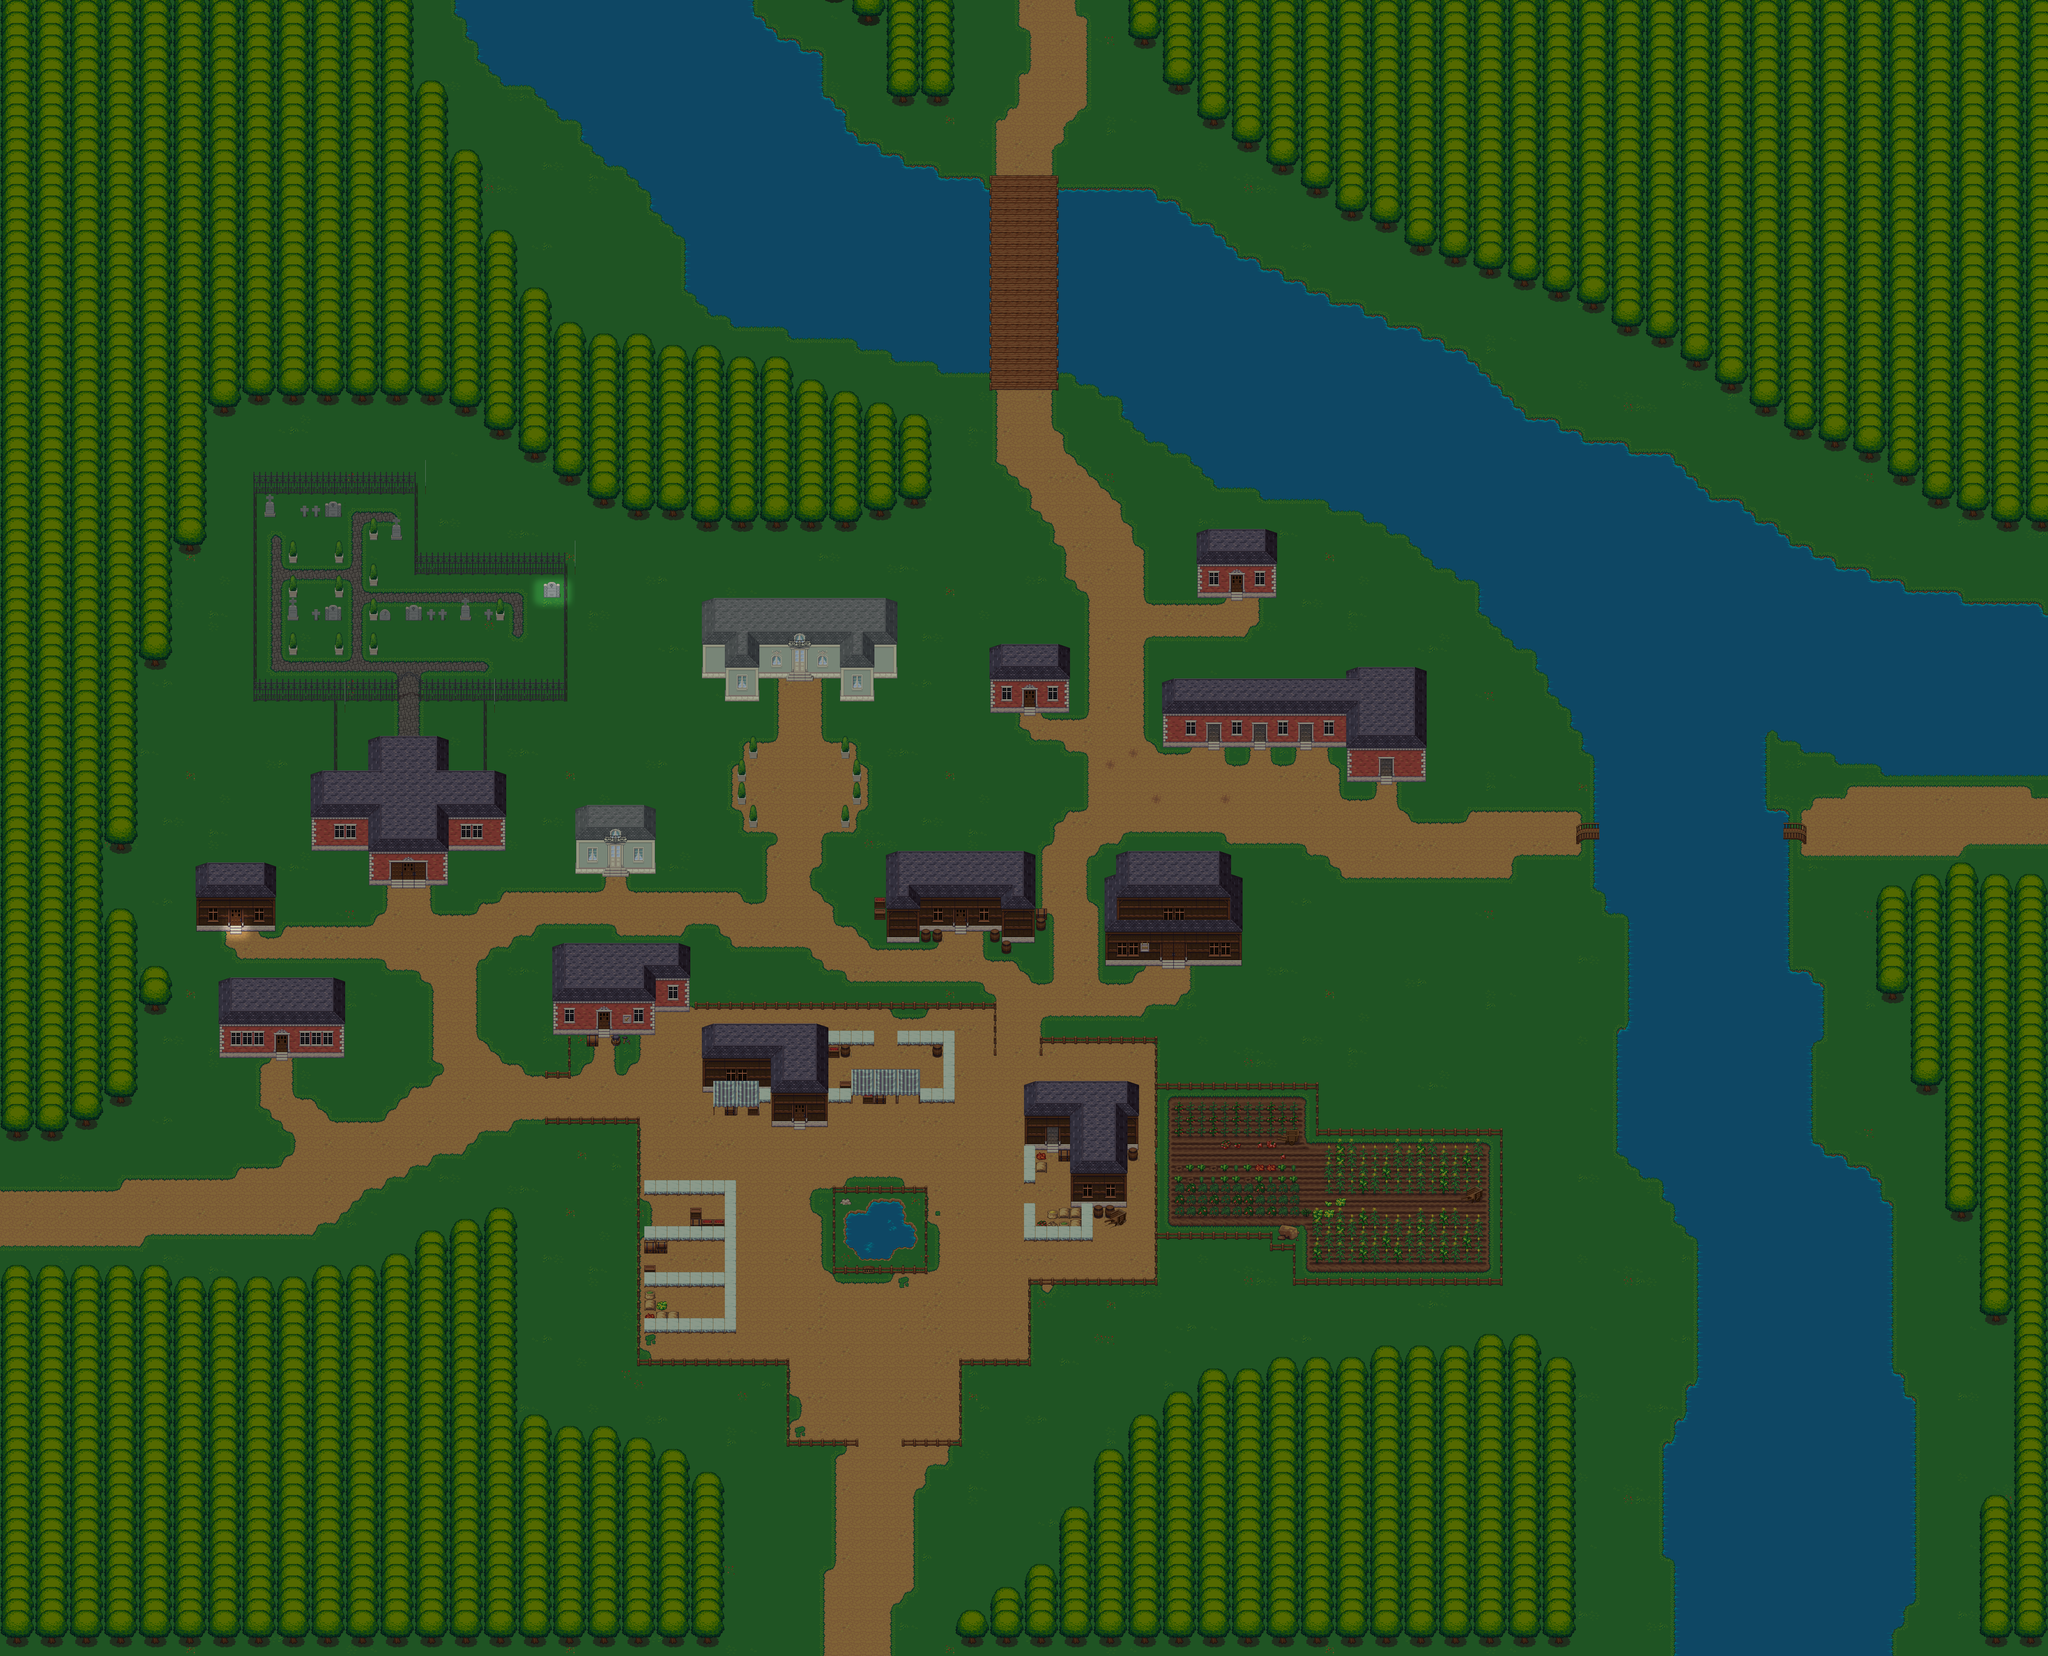

A 2D game scene composited from a Tiled map and its tileset images. What follows is a short description and the map's XML, with each tile layer's data collapsed to a summary:
An orthogonal 178x144 tile map with 32x32 px tiles, 4 tile layers (background, fringe, object, foreground), 1 hidden layer not drawn, 4 tilesets and 33 objects (23x teleport, gardener, blacksmith, jailor, brewmaster, ...).

<map version="1.0" orientation="orthogonal" width="178" height="144" tilewidth="32" tileheight="32">
 <properties>
  <property name="music" value="calmtown.ogg" />
  <property name="tileset" value="town.txt" />
  <property name="title" value="Laurelia" />
 </properties>
 <tileset firstgid="1" name="tiled_collision" tilewidth="32" tileheight="32">
  <image source="tiled_collision.png" width="480" height="32" />
 </tileset>
 <tileset firstgid="16" name="generic_background" tilewidth="32" tileheight="32">
  <image source="generic_background.png" width="864" height="832" />
 </tileset>
 <tileset firstgid="718" name="small_objects" tilewidth="32" tileheight="64">
  <image source="small_objects.png" width="671" height="512" />
 </tileset>
 <tileset firstgid="878" name="town_buildings" tilewidth="32" tileheight="128">
  <image source="town_buildings.png" width="672" height="768" />
 </tileset>
 <layer name="background" width="178" height="144">
  <data>[25632 cells, 25632 non-empty, 49 distinct tile ids]</data>
 </layer>
 <layer name="fringe" width="178" height="144">
  <data>[25632 cells, 1697 non-empty, 50 distinct tile ids]</data>
 </layer>
 <layer name="object" width="178" height="144">
  <data>[25632 cells, 10008 non-empty, 166 distinct tile ids]</data>
 </layer>
 <layer name="foreground" width="178" height="144">
  <data>[25632 cells, 25632 non-empty, 10 distinct tile ids]</data>
 </layer>
 <layer name="collision" width="178" height="144" visible="0">
  <data>[25632 cells, 6373 non-empty, 4 distinct tile ids]</data>
 </layer>
 <objectgroup name="npc" width="178" height="144">
  <object name="Gardener" type="gardener" x="3648" y="3168" width="32" height="32" />
  <object name="Blacksmith" type="blacksmith" x="1696" y="2912" width="32" height="32" />
  <object name="Jailor" type="jailor" x="3872" y="2176" width="32" height="32" />
  <object name="Brewmaster" type="brewmaster" x="2720" y="2592" width="32" height="32" />
  <object name="Cleric" type="cleric" x="1152" y="2464" width="32" height="32" />
  <object name="Librarian" type="librarian" x="800" y="2944" width="32" height="32" />
  <object name="Innkeep" type="innkeep" x="3232" y="2720" width="32" height="32" />
  <object name="Elder" type="elder" x="2208" y="1920" width="32" height="32" />
  <object name="Hunter" type="hunter" x="704" y="3392" width="32" height="32" />
  <object name="Jeweler" type="jeweler" x="1984" y="3488" width="32" height="32" />
 </objectgroup>
 <objectgroup name="enemy" width="178" height="144" />
 <objectgroup name="event" width="178" height="144">
  <object name="Teleport to Mt Path" type="teleport" x="5664" y="2208" width="32" height="160">
   <properties>
    <property name="intermap" value="mountainpath.txt,1,18" />
   </properties>
  </object>
  <object name="Teleport to Glade" type="teleport" x="2816" y="0" width="192" height="32">
   <properties>
    <property name="intermap" value="glade.txt,13,30" />
    <property name="requires_status" value="cavernexplored" />
   </properties>
  </object>
  <object name="Fall to Cavern" type="teleport" x="2752" y="448" width="192" height="32">
   <properties>
    <property name="intermap" value="cavern.txt,98,98" />
    <property name="msg" value="You've fallen in a hole!" />
    <property name="requires_not" value="cavernexplored" />
    <property name="requires_status" value="elderintro" />
   </properties>
  </object>
  <object name="Teleport to Castle Path" type="teleport" x="0" y="3296" width="32" height="192">
   <properties>
    <property name="intermap" value="castlepath.txt,30,14" />
   </properties>
  </object>
  <object name="Teleport to Snow1" type="teleport" x="2272" y="4576" width="224" height="32">
   <properties>
    <property name="intermap" value="snow1.txt,3,1" />
   </properties>
  </object>
  <object name="Teleport to church" type="teleport" x="1088" y="2432" width="96" height="32">
   <properties>
    <property name="intermap" value="church.txt,19,24" />
   </properties>
  </object>
  <object name="Teleport to backchurch" type="teleport" x="1088" y="2144" width="96" height="32">
   <properties>
    <property name="intermap" value="church.txt,19,4" />
   </properties>
  </object>
  <object name="Eerie Gravestone" type="teleport" x="1504" y="1632" width="64" height="32">
   <properties>
    <property name="hotspot" value="location" />
    <property name="intermap" value="shadowlaurelia.txt,47,52" />
    <property name="msg" value="Strange sounds come from this gravestone..." />
    <property name="requires_status" value="exploregrave" />
    <property name="tooltip" value="Eerie Gravestone" />
   </properties>
  </object>
  <object name="Teleport to Small House" type="teleport" x="1696" y="2400" width="32" height="32">
   <properties>
    <property name="intermap" value="smallhouse.txt,9,13" />
   </properties>
  </object>
  <object name="Teleport to Smallhouse1" type="teleport" x="2848" y="1952" width="32" height="32">
   <properties>
    <property name="intermap" value="smallhouse1.txt,9,13" />
   </properties>
  </object>
  <object name="Teleport to Smallhouse2" type="teleport" x="3424" y="1632" width="32" height="32">
   <properties>
    <property name="intermap" value="smallhouse2.txt,9,13" />
   </properties>
  </object>
  <object name="Teleport to Inn" type="teleport" x="3232" y="2656" width="64" height="32">
   <properties>
    <property name="intermap" value="inn1st.txt,15,28" />
   </properties>
  </object>
  <object name="Teleport to Library" type="teleport" x="768" y="2912" width="32" height="32">
   <properties>
    <property name="intermap" value="library.txt,13,15" />
   </properties>
  </object>
  <object name="Teleport to Smithy" type="teleport" x="1664" y="2848" width="32" height="32">
   <properties>
    <property name="intermap" value="smithy.txt,11,14" />
   </properties>
  </object>
  <object name="Teleport to Market" type="teleport" x="2208" y="3104" width="32" height="32">
   <properties>
    <property name="intermap" value="market.txt,18,17" />
   </properties>
  </object>
  <object name="Teleport to Granary" type="teleport" x="2912" y="3168" width="32" height="32">
   <properties>
    <property name="intermap" value="granary.txt,7,9" />
   </properties>
  </object>
  <object name="Teleport to Barracks" type="teleport" x="3360" y="2048" width="32" height="32">
   <properties>
    <property name="intermap" value="barracks.txt,10,11" />
   </properties>
  </object>
  <object name="Teleport to Barracks" type="teleport" x="3840" y="2144" width="32" height="32">
   <properties>
    <property name="intermap" value="barracks.txt,40,17" />
   </properties>
  </object>
  <object name="Teleport to Barracks" type="teleport" x="3616" y="2048" width="32" height="32">
   <properties>
    <property name="intermap" value="barracks.txt,26,11" />
   </properties>
  </object>
  <object name="Teleport to Barracks" type="teleport" x="3488" y="2048" width="32" height="32">
   <properties>
    <property name="intermap" value="barracks.txt,18,11" />
   </properties>
  </object>
  <object name="Teleport to Elder's House" type="teleport" x="2208" y="1856" width="32" height="32">
   <properties>
    <property name="intermap" value="eldershouse.txt,18,11" />
   </properties>
  </object>
  <object name="Teleport to Daphne's House" type="teleport" x="640" y="2560" width="32" height="32">
   <properties>
    <property name="intermap" value="daphneshouse.txt,9,13" />
   </properties>
  </object>
  <object name="Teleport to Tavern" type="teleport" x="2656" y="2560" width="32" height="32">
   <properties>
    <property name="intermap" value="tavern.txt,15,11" />
   </properties>
  </object>
 </objectgroup>
</map>
